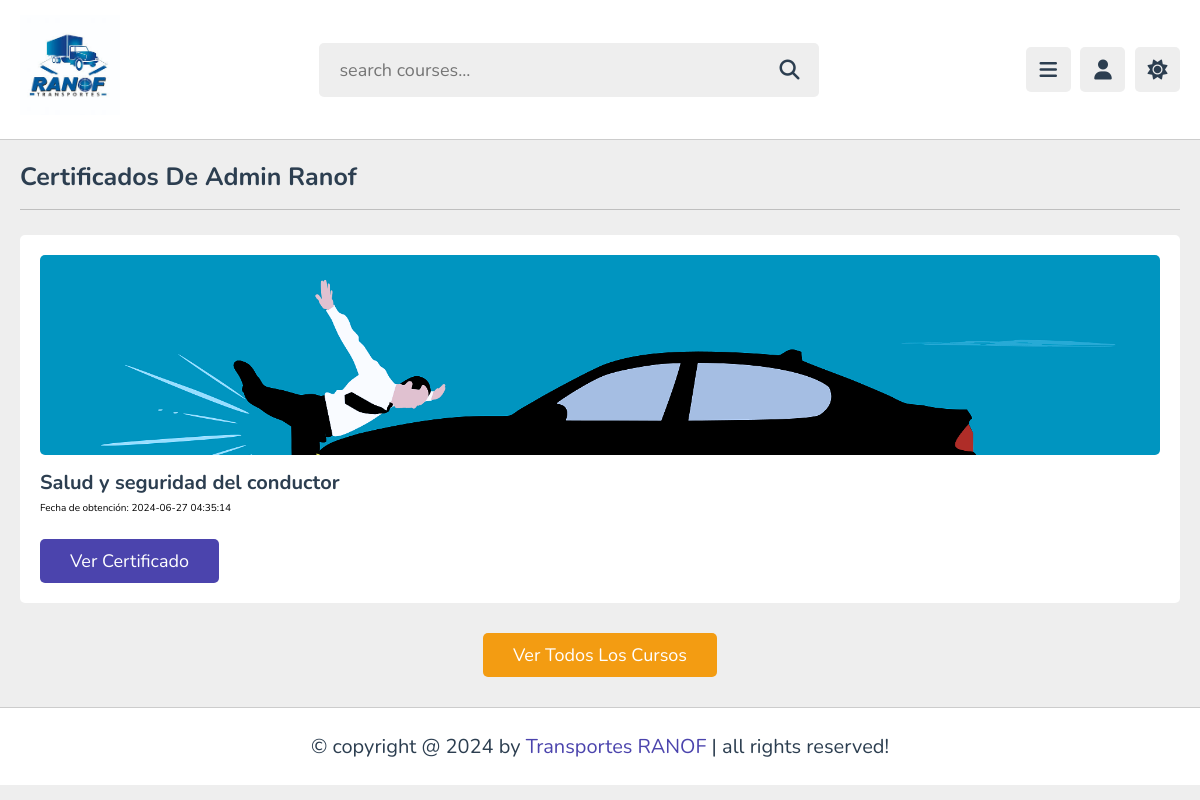
Screenshot of /certificados.php (signed in) with the database file from the repository.
### tables this page shows
CREATE TABLE `certificados`  (
  `ID` int(11) NOT NULL AUTO_INCREMENT,
  `IDTransportista` int(11) NULL DEFAULT NULL,
  `IDCurso` int(11) NULL DEFAULT NULL,
  `FechaObtencion` timestamp NOT NULL DEFAULT CURRENT_TIMESTAMP,
  `Certificado` varchar(255) NULL DEFAULT NULL,
  PRIMARY KEY (`ID`) USING BTREE,
  INDEX `IDTransportista`(`IDTransportista`) USING BTREE,
  INDEX `IDCurso`(`IDCurso`) USING BTREE,
  CONSTRAINT `certificados_ibfk_1` FOREIGN KEY (`IDTransportista`) REFERENCES `transportistas` (`ID`) ON DELETE RESTRICT ON UPDATE RESTRICT,
  CONSTRAINT `certificados_ibfk_2` FOREIGN KEY (`IDCurso`) REFERENCES `cursos` (`ID`) ON DELETE RESTRICT ON UPDATE RESTRICT
);

CREATE TABLE `cursos`  (
  `ID` int(11) NOT NULL AUTO_INCREMENT,
  `Nombre` varchar(255) NULL DEFAULT NULL,
  `Descripcion` text NULL,
  `Estado` varchar(50) NULL DEFAULT NULL,
  `FechaActualizacion` timestamp NOT NULL DEFAULT CURRENT_TIMESTAMP ON UPDATE CURRENT_TIMESTAMP,
  `CertificadoRequerido` tinyint(1) NULL DEFAULT NULL,
  `IDAdmin` int(11) NULL DEFAULT NULL,
  `MiniaturaCurso` varchar(255) NULL DEFAULT NULL,
  PRIMARY KEY (`ID`) USING BTREE,
  INDEX `fk_admin`(`IDAdmin`) USING BTREE,
  CONSTRAINT `fk_admin` FOREIGN KEY (`IDAdmin`) REFERENCES `transportistas` (`ID`) ON DELETE RESTRICT ON UPDATE RESTRICT
);

### certificados.php (the view, shortened to what this page needs)
<!DOCTYPE html>
<html lang="es">
<head>
   <link rel="stylesheet" href="https://cdnjs.cloudflare.com/ajax/libs/font-awesome/6.1.2/css/all.min.css">
   <link rel="stylesheet" href="Recursos/css/style.css">
</head>
<body>
   <?php
   include 'header.php';
   ?>
   <section class="courses">
      <h1 class="heading">Certificados de <?php echo htmlspecialchars($_SESSION['user']); ?></h1>
      <div class="box-container">
         <?php
         require_once 'Conexion/conectar.php';
         $user_id = $_SESSION['user_id'];
         $sql = "SELECT c.Nombre AS NombreCurso, c.MiniaturaCurso, cer.FechaObtencion, cer.Certificado
                 FROM certificados cer
                 INNER JOIN cursos c ON cer.IDCurso = c.ID
                 WHERE cer.IDTransportista = ?";
         $stmt = $cn->prepare($sql);
         $stmt->bind_param("i", $user_id);
         $stmt->execute();
         $result = $stmt->get_result();
         if ($result->num_rows > 0) {
            while ($row = $result->fetch_assoc()) {
               echo '<div class="box">';
               echo '<div class="thumb">';
               echo '<img src="' . htmlspecialchars($row['MiniaturaCurso']) . '" alt="Miniatura del curso">';
               echo '</div>';
               echo '<div class="info">';
               echo '<h3 class="title">' . htmlspecialchars($row['NombreCurso']) . '</h3>';
               echo '<p>Fecha de obtención: ' . htmlspecialchars($row['FechaObtencion']) . '</p>';
               echo '<br><a href="' . htmlspecialchars($row['Certificado']) . '" class="inline-btn" target="_blank">Ver certificado</a>';
               echo '</div>';
               echo '</div>';
            }
         } else {
            echo '<p>No se encontraron certificados.</p>';
         }
         ?>
      </div>
      <div class="more-btn">
         <a href="cursos.php" class="inline-option-btn">Ver todos los cursos</a>
      </div>
   </section>
   <?php
   include 'footer.php';
   ?>
</body>
</html>

### Recursos/css/style.css (style rules this page uses)
:root { --main-color: #4b44ad; --red: #e74c3c; --orange: #f39c12; --light-color: #888; --light-bg: #eee; --black: #2c3e50; --white: #fff; --border: .1rem solid rgba(0, 0, 0, .2); }
* { font-family: 'Nunito', sans-serif; margin: 0; padding: 0; box-sizing: border-box; outline: none; border: none; text-decoration: none; }
html { font-size: 62.5%; overflow-x: hidden; }
body { background-color: var(--light-bg); padding-left: 30rem; }
section { padding: 2rem; margin: 0 auto; max-width: 1200px; }
.heading { font-size: 2.5rem; color: var(--black); margin-bottom: 2.5rem; border-bottom: var(--border); padding-bottom: 1.5rem; text-transform: capitalize; }
.inline-btn, .inline-option-btn, .inline-delete-btn, .btn, .delete-btn, .option-btn { border-radius: .5rem; color: #fff; font-size: 1.8rem; cursor: pointer; text-transform: capitalize; padding: 1rem 3rem; text-align: center; margin-top: 1rem; }
.inline-btn, .inline-option-btn, .inline-delete-btn { display: inline-block; }
.btn, .inline-btn { background-color: var(--main-color); }
.option-btn, .inline-option-btn { background-color: var(--orange); }
.courses .box-container { display: grid; grid-template-columns: repeat(auto-fit, minmax(30rem, 1fr)); gap: 1.5rem; justify-content: center; align-items: flex-start; }
.courses .box-container .box { border-radius: .5rem; background-color: var(--white); padding: 2rem; }
.courses .box-container .box .thumb { position: relative; }
.courses .box-container .box .thumb img { width: 100%; height: 20rem; object-fit: cover; border-radius: .5rem; }
.courses .box-container .box .title { font-size: 2rem; color: var(--black); padding-bottom: .5rem; padding-top: 1rem; }
.courses .more-btn { text-align: center; margin-top: 2rem; }
@media (max-width:1200px) { body { padding-left: 0; } }

### rows the page displays
certificados: IDCurso.Nombre "Salud y seguridad del conductor", FechaObtencion "2024-06-27 04:35:14"

### other values shown
$_SESSION['user'] "Admin Ranof"
